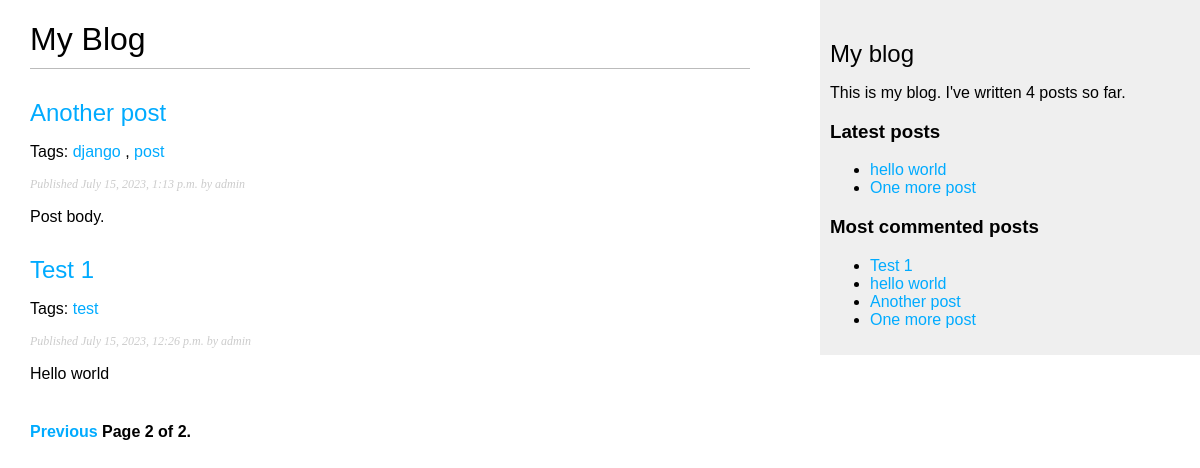
/blog/?page=2, run on an earlier commit of the app's database.
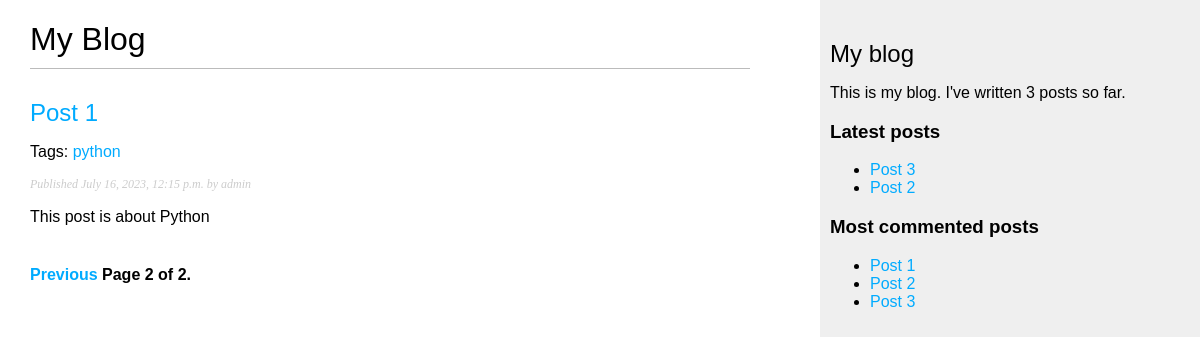
And on a later commit of the database.
### blog/models.py (models this page shows, shortened)
class Post(models.Model):
    class Status(models.TextChoices):
        DRAFT = 'DF', 'Draft'
        PUBLISHED = 'PB', 'Published'
    title = models.CharField(max_length=250)
    slug = models.SlugField(max_length=250, unique_for_date='publish')
    author = models.ForeignKey(User, on_delete=models.CASCADE, related_name='blog_posts')
    body = models.TextField()
    publish = models.DateTimeField(default=timezone.now)
    created = models.DateTimeField(auto_now_add=True)
    updated = models.DateTimeField(auto_now=True)
    status = models.CharField(max_length=2, choices=Status.choices, default=Status.DRAFT)
    objects = models.Manager()
    published = PublishedManager()
    tags = TaggableManager()
    class Meta:
        ordering = ['-publish']
        indexes = [
            models.Index(fields=['-publish']),
        ]
    def get_absolute_url(self):
        return reverse('blog:post_detail', args=[self.publish.year, self.publish.month, self.publish.day, self.slug])

### blog/views.py (the view)
# urls.py: path('', views.post_list, name='post_list', ),
def post_list(request, tag_slug=None):
    object_list = Post.published.all()
    tag = None
    if tag_slug:
        tag = get_object_or_404(Tag, slug=tag_slug)
        object_list = object_list.filter(tags__in=[tag])
    paginator = Paginator(object_list, 2)
    page_number = request.GET.get('page', 1)
    try:
        posts = paginator.page(page_number)
    except EmptyPage:
        posts = paginator.page(paginator.num_pages)
    except PageNotAnInteger:
        posts = paginator.page(1)
    return render(request, 'blog/post/list.html', {'posts': posts, 'tag': tag})

### blog/models.py (called while the page is built)
    def get_queryset(self):
        return super().get_queryset().filter(status=Post.Status.PUBLISHED)

### blog/templatetags/blog_tags.py (called while the page is built)
@register.simple_tag
def total_posts():
    return Post.published.count()

@register.inclusion_tag('blog/post/latest_posts.html')
def show_latest_posts(count=5):
    latest_posts = Post.published.order_by('-publish')[:count]
    return {'latest_posts': latest_posts}

@register.simple_tag
def get_most_commented_posts(count=5):
    return Post.published.annotate(total_comments=Count('comments')).order_by('-total_comments')[:count]

@register.filter(name='markdown')
def markdown_format(text):
    return mark_safe(markdown.markdown(text))

### blog/templates/blog/post/list.html (shortened to what this page needs)
{% extends "blog/base.html" %}
{% load blog_tags %}
 {% block content %}
    <h1>My Blog</h1>
     {% for post in posts %}
        <h2>
            <a href="{{post.get_absolute_url}}">
                {{ post.title }}
            </a>
        </h2>
         <p class="tags">
            Tags:
            {% for tag in post.tags.all %}
                <a href="{% url 'blog:post_list_by_tag' tag.slug %}">
                    {{ tag.name }}
                </a>
                {% if not forloop.last %}, {% endif %}
            {% endfor %}
        </p>
         <p class="date">
            Published {{ post.publish }} by {{ post.author }}
        </p>
         {{ post.body | markdown | truncatewords:30 }}
    {% endfor %}
     {% include "pagination.html" with page=posts %}
{% endblock %}

### blog/templates/blog/base.html (shortened to what this page needs)
{% load blog_tags %}
{% load static %}
 <!DOCTYPE html>
<html>
<head>
  <link href="{% static 'css/blog.css' %}" rel="stylesheet">
</head>
<body>
  <div id="content">
    {% block content %}
    {% endblock %}
  </div>
  <div id="sidebar">
    <h2>My blog</h2>
    <p>
       This is my blog. I've written {% total_posts %} posts so far.
    </p>
    <h3>Latest posts</h3>
    {% show_latest_posts 2 %}
    <h3>Most commented posts</h3>
    {% get_most_commented_posts as most_commented_posts %}
    <ul>
      {% for post in most_commented_posts %}
        <li>
          <a href="{{ post.get_absolute_url }}">{{ post.title }}</a>
        </li>
      {% endfor %}
    </ul>
  </div>
</body>
</html>

### blog/templates/pagination.html (shortened to what this page needs)
<div class="pagination">
  <span class="step-links">
    {% if page.has_previous %}
      <a href="?page={{ page.previous_page_number }}">Previous</a>
    {% endif %}
    <span class="current">
      Page {{ page.number }} of {{ page.paginator.num_pages }}.
    </span>
  </span>
</div>

### blog/templates/blog/post/latest_posts.html
<ul>
    {% for post in latest_posts %}
        <li>
            <a href="{{ post.get_absolute_url }}">{{ post.title }}</a>
        </li>
    {% endfor %}
</ul>

### blog/static/css/blog.css (style rules this page uses)
body { margin:0; padding:0; font-family:helvetica, sans-serif; }
a { color:#00abff; text-decoration:none; }
h1 { font-weight:normal; border-bottom:1px solid #bbb; padding:0 0 10px 0; }
h2 { font-weight:normal; margin:30px 0 0; }
#content { float:left; width:60%; padding:0 0 0 30px; }
#sidebar { float:right; width:30%; padding:10px; background:#efefef; height:100%; }
p.date { color:#ccc; font-family: georgia, serif; font-size: 12px; font-style: italic; }
.pagination { margin:40px 0; font-weight:bold; }

What changed in the data, as far as the page shows it:
removed Post: title "Another post", publish "July 15, 2023, 1:13 p.m.", author "admin", body "Post body."
removed Tag: name "django", shown under "Another post"
removed Tag: name "post", shown under "Another post"
removed Post: title "Test 1", publish "July 15, 2023, 12:26 p.m.", author "admin", body "Hello world"
removed Tag: name "test", shown under "Test 1"
removed Post: title "hello world"
removed Post: title "One more post"
added Post: title "Post 1", publish "July 16, 2023, 12:15 p.m.", author "admin", body "This post is about Python"
added Tag: name "python", shown under "Post 1"
added Post: title "Post 3"
added Post: title "Post 2"
Also different on the page:
text no longer shown: "4"
text now shown: "3"
